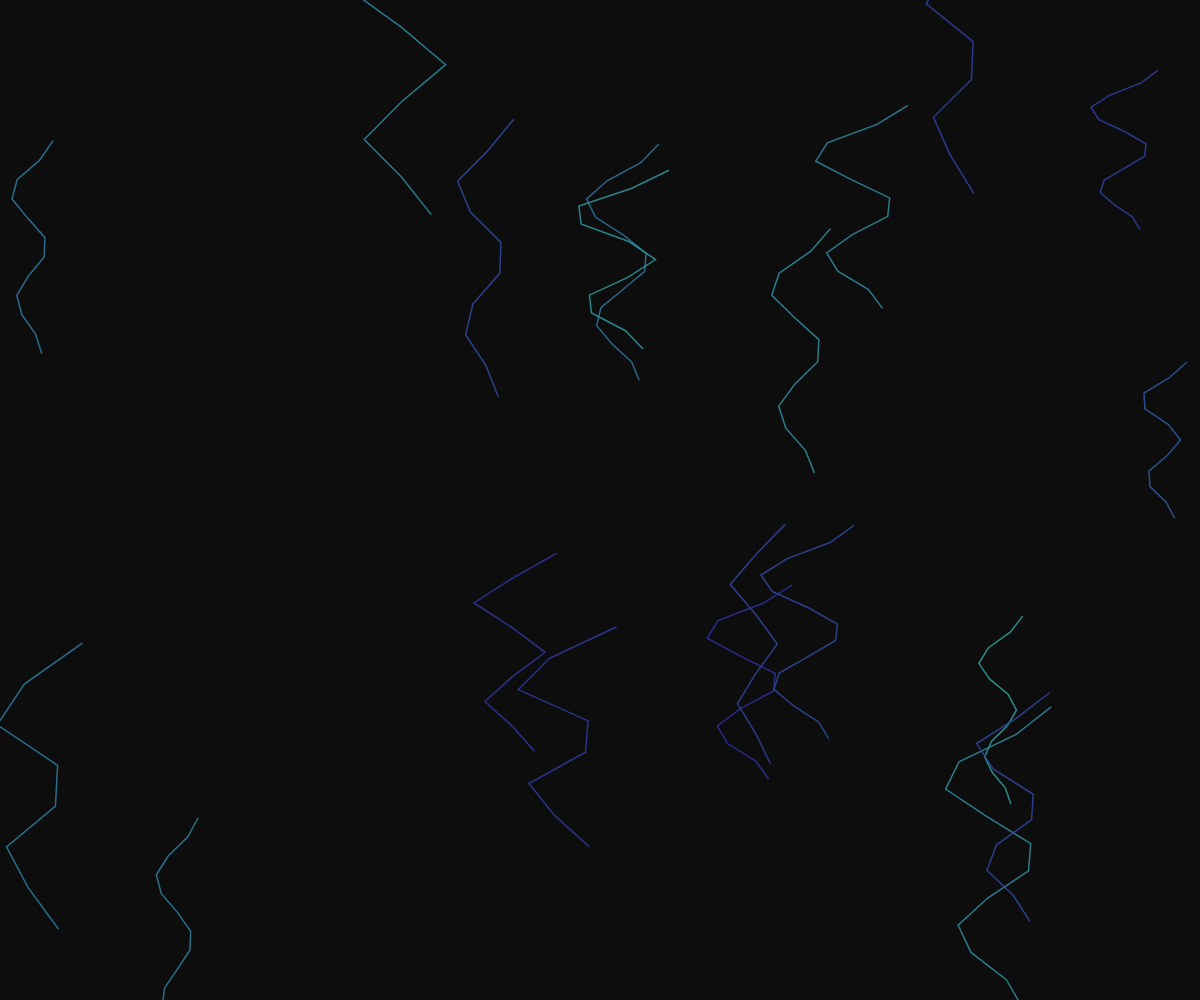
Frame 1 (no input)
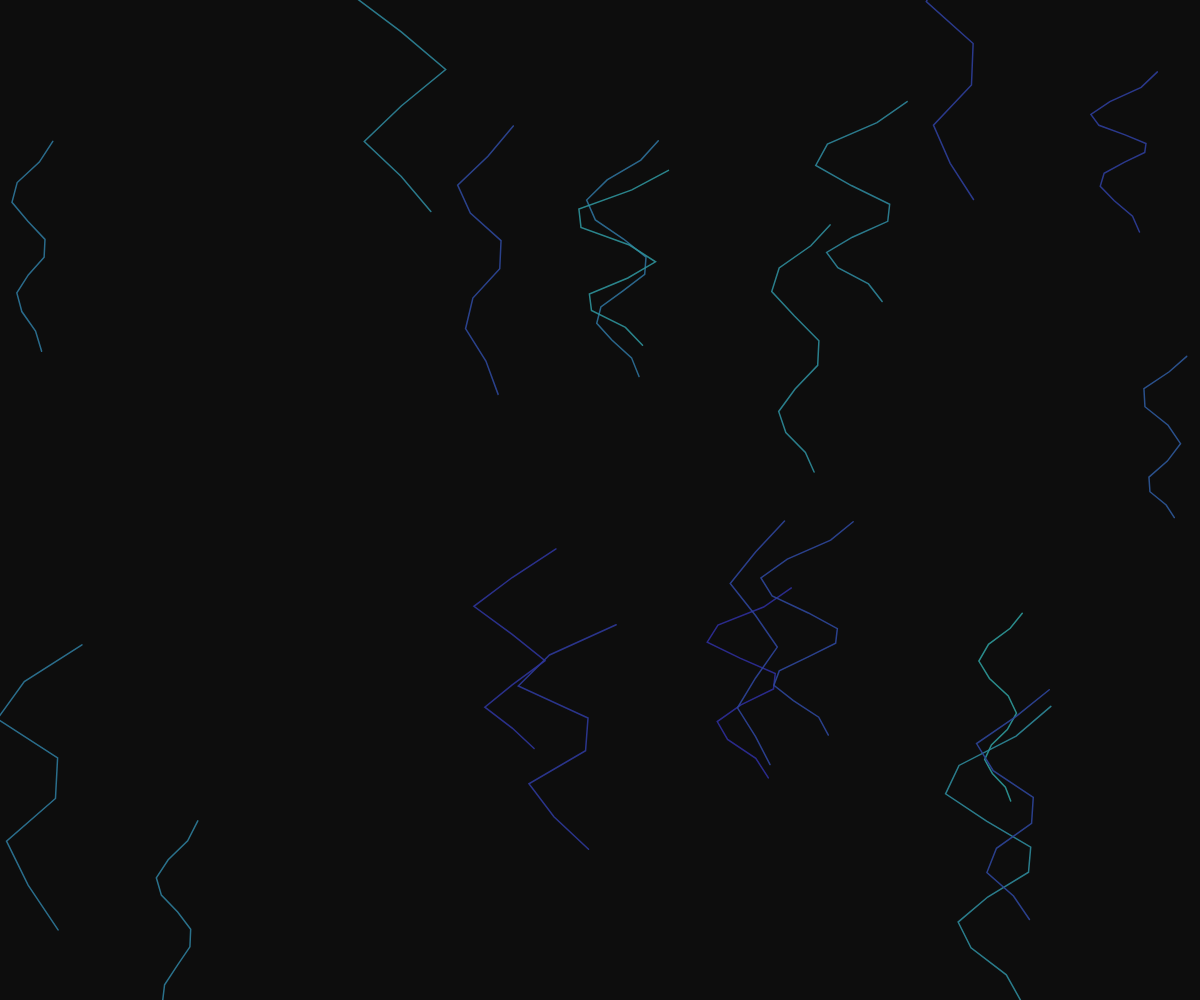
Frame 60 (no input)
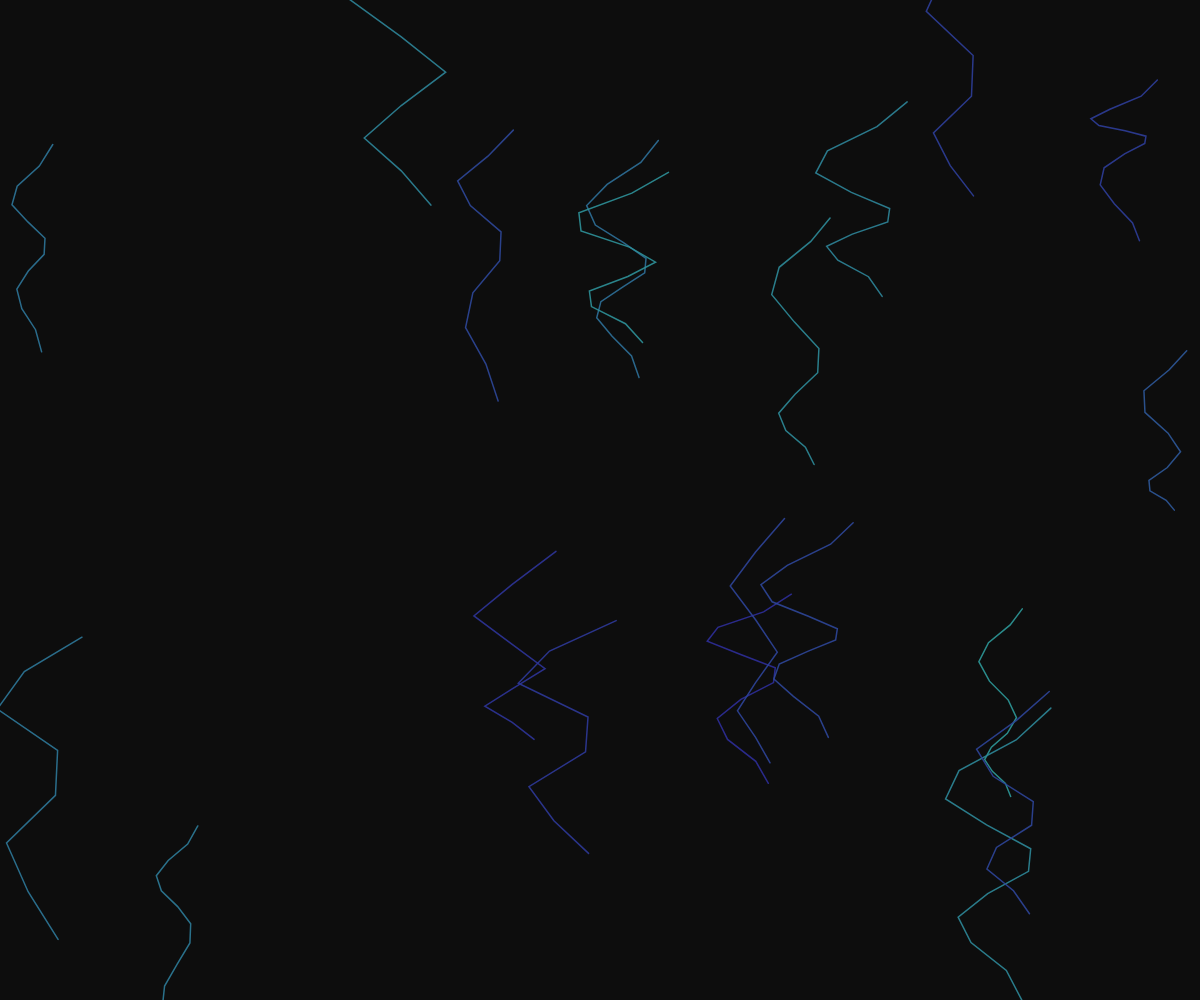
Frame 120 (the mouse pressed at the canvas centre since frame 60)

The p5.js sketch that drew these frames (run headless with seeded random() and noise() and a simulated clock; from frame 60 on, the mouse is pressed at the canvas centre):

// p5.js sketch
// ── sketch.js
let structures = [];
let numStructures = 20;

function setup() {
  createCanvas(windowWidth, windowHeight);
  colorMode(HSB, 360, 100, 100, 1);
  
  // Initialize kelp-like structures with organic properties
  for (let i = 0; i < numStructures; i++) {
    structures.push({
      x: random(width),
      y: random(height),
      baseRadius: random(20, 60),
      height: random(150, 300),
      segments: [],
      phase: random(TWO_PI),
      tension: random(0.005, 0.02),
      state: 'forming', // 'forming', 'holding', 'slumping', 'fracturing'
      progress: 0,
      maxProgress: random(100, 300),
      color: color(random(180, 240), 70, 60, 0.9),
      parts: [],
      numParts: floor(random(15, 30)),
      collapseTime: 0,
      maxCollapseTime: random(100, 300),
      segmentsCount: floor(random(8, 15))
    });
  }
}

function draw() {
  background(0, 0, 5);
  
  // Update and draw structures
  for (let i = 0; i < structures.length; i++) {
    let s = structures[i];
    
    if (s.state === 'forming') {
      s.progress += 0.8;
      if (s.progress >= s.maxProgress) {
        s.state = 'holding';
        s.progress = 0;
      }
    } else if (s.state === 'holding') {
      s.progress++;
      if (s.progress > s.maxProgress * 2) {
        s.state = 'slumping';
        s.progress = 0;
        s.collapseTime = 0;
        // Create parts for crumbling
        s.parts = [];
        for (let j = 0; j < s.numParts; j++) {
          s.parts.push({
            x: s.x + random(-s.baseRadius, s.baseRadius),
            y: s.y + random(-s.height/2, s.height/2),
            vx: random(-1, 1),
            vy: random(-1, 1),
            size: random(2, 6),
            color: s.color,
            life: random(50, 150)
          });
        }
      }
    } else if (s.state === 'slumping') {
      s.collapseTime++;
      if (s.collapseTime > s.maxCollapseTime) {
        s.state = 'fracturing';
        s.progress = 0;
      }
    } else if (s.state === 'fracturing') {
      s.progress++;
      if (s.progress > 200) {
        // Reset structure
        s.x = random(width);
        s.y = random(height);
        s.baseRadius = random(20, 60);
        s.height = random(150, 300);
        s.state = 'forming';
        s.progress = 0;
        s.maxProgress = random(100, 300);
        s.collapseTime = 0;
        s.maxCollapseTime = random(100, 300);
        s.segmentsCount = floor(random(8, 15));
      }
    }
    
    // Draw structure based on state
    push();
    translate(s.x, s.y);
    
    if (s.state === 'forming') {
      // Draw forming kelp with interwoven arcs and loops
      stroke(s.color);
      strokeWeight(1.5);
      noFill();
      
      let segments = [];
      for (let j = 0; j < s.segmentsCount; j++) {
        let t = map(j, 0, s.segmentsCount - 1, 0, 1);
        let angle = map(j, 0, s.segmentsCount - 1, 0, TWO_PI * 2);
        let radius = map(t, 0, 1, s.baseRadius, s.baseRadius * 0.5);
        let x = cos(angle) * radius;
        let y = lerp(-s.height/2, s.height/2, t);
        segments.push({x, y});
      }
      
      // Animate forming with tension and organic motion
      let phaseOffset = s.phase + s.tension * s.progress;
      beginShape();
      for (let j = 0; j < segments.length; j++) {
        let seg = segments[j];
        let offset = sin(phaseOffset + j * 0.5) * map(s.progress, 0, s.maxProgress, 0, 20);
        vertex(seg.x, seg.y + offset);
      }
      endShape();
      
    } else if (s.state === 'holding') {
      // Draw solid kelp frond
      stroke(s.color);
      strokeWeight(1.5);
      noFill();
      
      let segments = [];
      for (let j = 0; j < s.segmentsCount; j++) {
        let t = map(j, 0, s.segmentsCount - 1, 0, 1);
        let angle = map(j, 0, s.segmentsCount - 1, 0, TWO_PI * 2.5);
        let radius = map(t, 0, 1, s.baseRadius, s.baseRadius * 0.3);
        let x = cos(angle) * radius;
        let y = lerp(-s.height/2, s.height/2, t);
        segments.push({x, y});
      }
      
      beginShape();
      for (let j = 0; j < segments.length; j++) {
        let seg = segments[j];
        vertex(seg.x, seg.y);
      }
      endShape(CLOSE);
      
      // Add interwoven loops
      strokeWeight(1);
      for (let j = 0; j < 3; j++) {
        let angleOffset = j * TWO_PI / 3;
        beginShape();
        for (let k = 0; k < segments.length; k++) {
          let seg = segments[k];
          let angle = angleOffset + sin(seg.y * 0.02) * 0.5;
          let radius = map(k, 0, segments.length - 1, s.baseRadius * 0.8, s.baseRadius * 0.4);
          let x = cos(angle) * radius;
          let y = seg.y;
          vertex(x, y);
        }
        endShape();
      }
      
    } else if (s.state === 'slumping') {
      // Draw slumping kelp with distortion
      stroke(s.color);
      strokeWeight(1.5);
      noFill();
      
      let segments = [];
      for (let j = 0; j < s.segmentsCount; j++) {
        let t = map(j, 0, s.segmentsCount - 1, 0, 1);
        let angle = map(j, 0, s.segmentsCount - 1, 0, TWO_PI * 2.5);
        let radius = map(t, 0, 1, s.baseRadius, s.baseRadius * 0.3);
        let x = cos(angle) * radius;
        let y = lerp(-s.height/2, s.height/2, t);
        segments.push({x, y});
      }
      
      // Add slumping distortion
      let distort = sin(s.collapseTime * 0.1) * 15;
      beginShape();
      for (let j = 0; j < segments.length; j++) {
        let seg = segments[j];
        let offset = sin(s.collapseTime * 0.2 + j * 0.3) * 8;
        vertex(seg.x, seg.y + distort + offset);
      }
      endShape();
      
    } else if (s.state === 'fracturing') {
      // Draw crumbling kelp parts
      noStroke();
      for (let j = 0; j < s.parts.length; j++) {
        let p = s.parts[j];
        fill(p.color);
        ellipse(p.x - s.x, p.y - s.y, p.size);
      }
    }
    
    pop();
  }
  
  // Update parts in fracturing state
  for (let i = 0; i < structures.length; i++) {
    let s = structures[i];
    if (s.state === 'fracturing') {
      for (let j = 0; j < s.parts.length; j++) {
        let p = s.parts[j];
        p.x += p.vx;
        p.y += p.vy;
        p.vy += 0.1; // gravity
        p.life--;
        if (p.life <= 0) {
          // Reset part
          p.x = s.x + random(-s.baseRadius, s.baseRadius);
          p.y = s.y + random(-s.height/2, s.height/2);
          p.vx = random(-1, 1);
          p.vy = random(-1, 1);
          p.life = random(50, 150);
        }
      }
    }
  }
}

function windowResized() {
  resizeCanvas(windowWidth, windowHeight);
}
